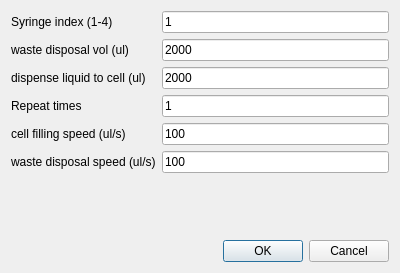
<?xml version="1.0" encoding="UTF-8"?>
<ui version="4.0">
 <class>Dialog</class>
 <widget class="QDialog" name="Dialog">
  <property name="geometry">
   <rect>
    <x>0</x>
    <y>0</y>
    <width>400</width>
    <height>273</height>
   </rect>
  </property>
  <property name="windowTitle">
   <string>Dialog</string>
  </property>
  <layout class="QVBoxLayout" name="verticalLayout">
   <item>
    <layout class="QFormLayout" name="formLayout">
     <item row="0" column="0">
      <widget class="QLabel" name="label">
       <property name="text">
        <string>Syringe index (1-4)</string>
       </property>
      </widget>
     </item>
     <item row="0" column="1">
      <widget class="QLineEdit" name="lineEdit_syringe_index">
       <property name="text">
        <string>1</string>
       </property>
      </widget>
     </item>
     <item row="1" column="0">
      <widget class="QLabel" name="label_6">
       <property name="text">
        <string>waste disposal vol (ul)</string>
       </property>
      </widget>
     </item>
     <item row="1" column="1">
      <widget class="QLineEdit" name="lineEdit_vol_waste_disposal">
       <property name="text">
        <string>2000</string>
       </property>
      </widget>
     </item>
     <item row="2" column="0">
      <widget class="QLabel" name="label_7">
       <property name="text">
        <string>dispense liquid to cell (ul)</string>
       </property>
      </widget>
     </item>
     <item row="2" column="1">
      <widget class="QLineEdit" name="lineEdit_vol_cell_dispense">
       <property name="text">
        <string>2000</string>
       </property>
      </widget>
     </item>
     <item row="3" column="0">
      <widget class="QLabel" name="label_2">
       <property name="text">
        <string>Repeat times</string>
       </property>
      </widget>
     </item>
     <item row="3" column="1">
      <widget class="QLineEdit" name="lineEdit_refill_times">
       <property name="text">
        <string>1</string>
       </property>
      </widget>
     </item>
     <item row="4" column="0">
      <widget class="QLabel" name="label_3">
       <property name="text">
        <string>cell filling speed (ul/s)</string>
       </property>
      </widget>
     </item>
     <item row="4" column="1">
      <widget class="QLineEdit" name="lineEdit_refill_speed">
       <property name="text">
        <string>100</string>
       </property>
      </widget>
     </item>
     <item row="5" column="0">
      <widget class="QLabel" name="label_5">
       <property name="text">
        <string>waste disposal speed (ul/s)</string>
       </property>
      </widget>
     </item>
     <item row="5" column="1">
      <widget class="QLineEdit" name="lineEdit_waste_disposal_speed">
       <property name="text">
        <string>100</string>
       </property>
      </widget>
     </item>
    </layout>
   </item>
   <item>
    <widget class="QDialogButtonBox" name="buttonBox">
     <property name="orientation">
      <enum>Qt::Horizontal</enum>
     </property>
     <property name="standardButtons">
      <set>QDialogButtonBox::Cancel|QDialogButtonBox::Ok</set>
     </property>
    </widget>
   </item>
  </layout>
 </widget>
 <resources/>
 <connections>
  <connection>
   <sender>buttonBox</sender>
   <signal>accepted()</signal>
   <receiver>Dialog</receiver>
   <slot>accept()</slot>
   <hints>
    <hint type="sourcelabel">
     <x>248</x>
     <y>254</y>
    </hint>
    <hint type="destinationlabel">
     <x>157</x>
     <y>274</y>
    </hint>
   </hints>
  </connection>
  <connection>
   <sender>buttonBox</sender>
   <signal>rejected()</signal>
   <receiver>Dialog</receiver>
   <slot>reject()</slot>
   <hints>
    <hint type="sourcelabel">
     <x>316</x>
     <y>260</y>
    </hint>
    <hint type="destinationlabel">
     <x>286</x>
     <y>274</y>
    </hint>
   </hints>
  </connection>
 </connections>
</ui>
